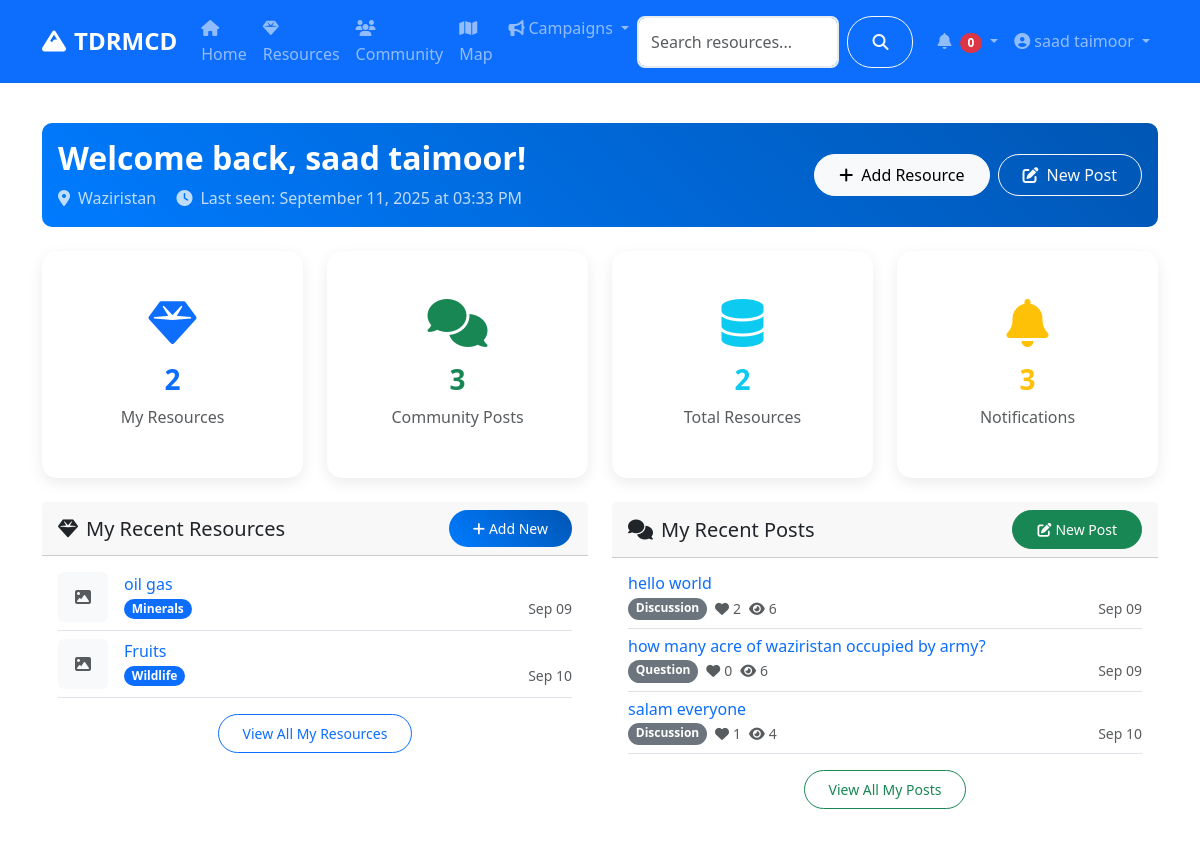
/dashboard (signed in, upper part), run on an earlier commit of the app's database.
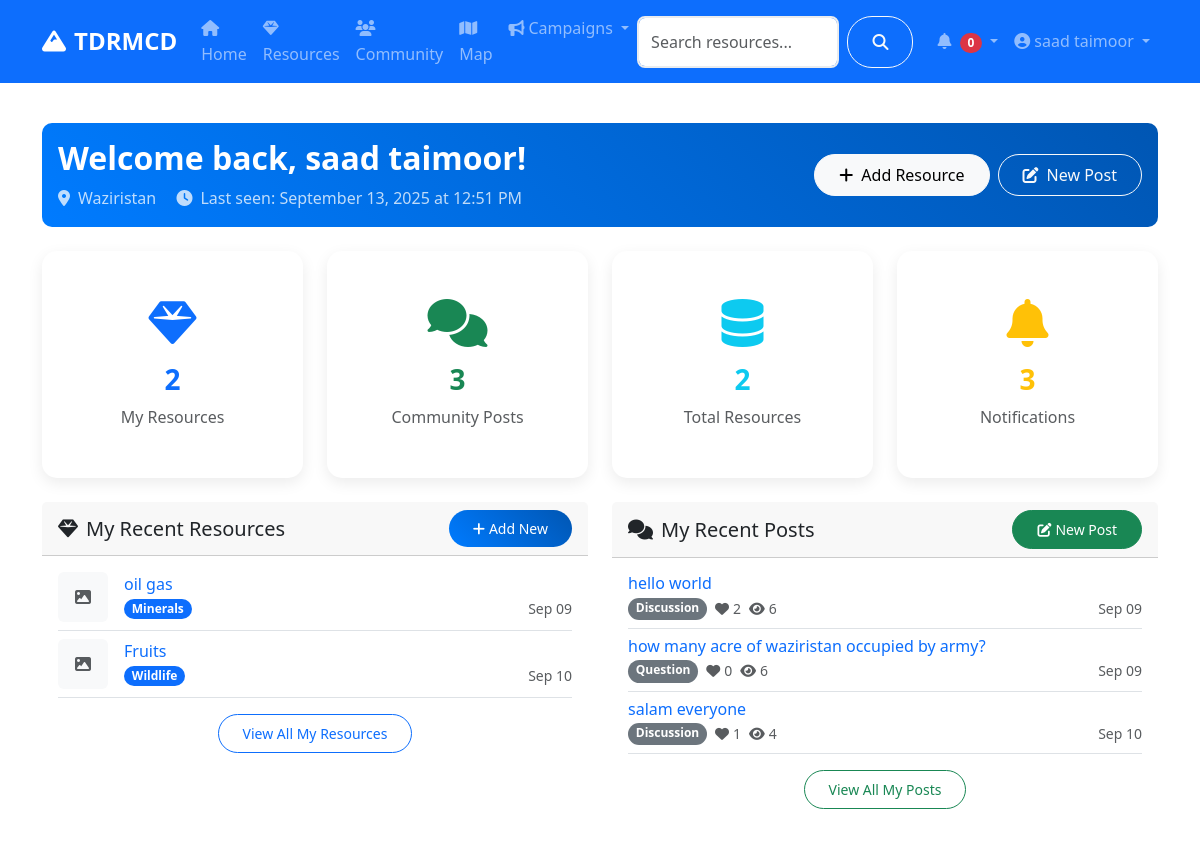
And on a later commit of the database.
### models.py (models this page shows, shortened)
class User(UserMixin, db.Model):
    id = db.Column(db.Integer, primary_key=True)
    username = db.Column(db.String(80), unique=True, nullable=False)
    email = db.Column(db.String(120), unique=True, nullable=False)
    password_hash = db.Column(db.String(120), nullable=False)
    first_name = db.Column(db.String(50), nullable=False)
    last_name = db.Column(db.String(50), nullable=False)
    role = db.Column(db.String(20), default='user')  # user, admin, researcher
    location = db.Column(db.String(100))
    bio = db.Column(db.Text)
    avatar = db.Column(db.String(200), default='default.jpg')
    is_active = db.Column(db.Boolean, default=True)
    created_at = db.Column(db.DateTime, default=datetime.utcnow)
    last_seen = db.Column(db.DateTime, default=datetime.utcnow)
    resources = db.relationship('Resource', backref='author', lazy='dynamic')
    posts = db.relationship('CommunityPost', backref='author', lazy='dynamic')
    chat_messages = db.relationship('ChatMessage', backref='sender', lazy='dynamic')
    file_submissions = db.relationship(
        'FileSubmission',
        foreign_keys='FileSubmission.submitter_id',
        backref='submitter',
        lazy='dynamic'
    )
    reviewed_submissions = db.relationship(
        'FileSubmission',
        foreign_keys='FileSubmission.reviewed_by',
        backref='reviewer_user',
        lazy='dynamic'
    )
    notifications = db.relationship('Notification', backref='user', lazy='dynamic')
    def get_full_name(self):
        return f"{self.first_name} {self.last_name}"
    def is_admin(self):
        return self.role == 'admin'

### routes/main.py (the view)
@main_bp.route('/dashboard')
@login_required
def dashboard():
    user_resources = current_user.resources.limit(5).all()
    user_posts = current_user.posts.limit(5).all()
    notifications = current_user.notifications.filter_by(is_read=False).limit(10).all()
    stats = {
        'total_resources': Resource.query.filter_by(status='active').count(),
        'user_resources': current_user.resources.count(),
        'user_posts': current_user.posts.count(),
        'unread_notifications': current_user.notifications.filter_by(is_read=False).count()
    }
    return render_template('main/dashboard.html',
                         user_resources=user_resources,
                         user_posts=user_posts,
                         notifications=notifications,
                         stats=stats)

### app.py (called while the page is built)
@login_manager.user_loader
def load_user(user_id):
    return User.query.get(int(user_id))

### templates/main/dashboard.html (shortened to what the changed rows need)
{% extends "base.html" %}
{% block content %}
<div class="container py-4">
    <div class="row">
        <div class="col-12 mb-4">
            <div class="card bg-gradient-primary text-white">
                <div class="card-body">
                    <div class="row align-items-center">
                        <div class="col-md-8">
                            <h2 class="fw-bold mb-2">Welcome back, {{ current_user.get_full_name() }}!</h2>
                            <p class="mb-0 opacity-75">
                                {% if current_user.location %}
                                    <i class="fas fa-map-marker-alt me-2"></i>{{ current_user.location }}
                                {% endif %}
                                <span class="ms-3">
                                    <i class="fas fa-clock me-2"></i>Last seen: {{ current_user.last_seen.strftime('%B %d, %Y at %I:%M %p') }}
                                </span>
                            </p>
                        </div>
                    </div>
                </div>
            </div>
        </div>
    </div>
</div>
{% endblock %}

### templates/base.html (shortened to what this page needs)
<!DOCTYPE html>
<html lang="en">
<head>
    <link href="https://cdn.jsdelivr.net/npm/bootstrap@5.3.0/dist/css/bootstrap.min.css" rel="stylesheet">
    <link rel="stylesheet" href="https://cdnjs.cloudflare.com/ajax/libs/font-awesome/6.4.0/css/all.min.css">
    <link rel="stylesheet" href="https://unpkg.com/leaflet@1.9.4/dist/leaflet.css">
    <link rel="stylesheet" href="{{ url_for('static', filename='css/style.css') }}">
</head>
<body>
    <nav class="navbar navbar-expand-lg navbar-dark bg-primary sticky-top">
        <div class="container">
            <a class="navbar-brand fw-bold" href="{{ url_for('main.index') }}">
                <i class="fas fa-mountain me-2"></i>TDRMCD
            </a>
            <div class="collapse navbar-collapse" id="navbarNav">
                <ul class="navbar-nav me-auto">
                    <li class="nav-item">
                        <a class="nav-link" href="{{ url_for('main.index') }}">
                            <i class="fas fa-home me-1"></i>Home
                        </a>
                    </li>
                    <li class="nav-item">
                        <a class="nav-link" href="{{ url_for('resources.index') }}">
                            <i class="fas fa-gem me-1"></i>Resources
                        </a>
                    </li>
                    <li class="nav-item">
                        <a class="nav-link" href="{{ url_for('community.index') }}">
                            <i class="fas fa-users me-1"></i>Community
                        </a>
                    </li>
                    <li class="nav-item">
                        <a class="nav-link" href="{{ url_for('main.map_view') }}">
                            <i class="fas fa-map me-1"></i>Map
                        </a>
                    </li>
                    <li class="nav-item dropdown">
                        <a class="nav-link dropdown-toggle" href="#" role="button" data-bs-toggle="dropdown">
                            <i class="fas fa-bullhorn me-1"></i>Campaigns
                        </a>
                    </li>
                </ul>
                <form class="d-flex me-3" action="{{ url_for('main.search') }}" method="GET">
                    <input class="form-control me-2" type="search" name="q" placeholder="Search resources..." value="{{ request.args.get('q', '') }}">
                    <button class="btn btn-outline-light" type="submit">
                        <i class="fas fa-search"></i>
                    </button>
                </form>
                <ul class="navbar-nav">
                    {% if current_user.is_authenticated %}
                        <li class="nav-item dropdown">
                            <a class="nav-link dropdown-toggle" href="#" role="button" data-bs-toggle="dropdown">
                                <i class="fas fa-bell me-1"></i>
                                <span id="notification-count" class="badge bg-danger">0</span>
                            </a>
                        </li>
                        <li class="nav-item dropdown">
                            <a class="nav-link dropdown-toggle" href="#" role="button" data-bs-toggle="dropdown">
                                <i class="fas fa-user-circle me-1"></i>{{ current_user.get_full_name() }}
                            </a>
                        </li>
                    {% endif %}
                </ul>
            </div>
        </div>
    </nav>
    <main>
        {% block content %}{% endblock %}
    </main>
</body>
</html>

What changed in the data, as far as the page shows it:
changed User "saad taimoor": last_seen "September 11, 2025 at 03:33 PM" → "September 13, 2025 at 12:51 PM"
